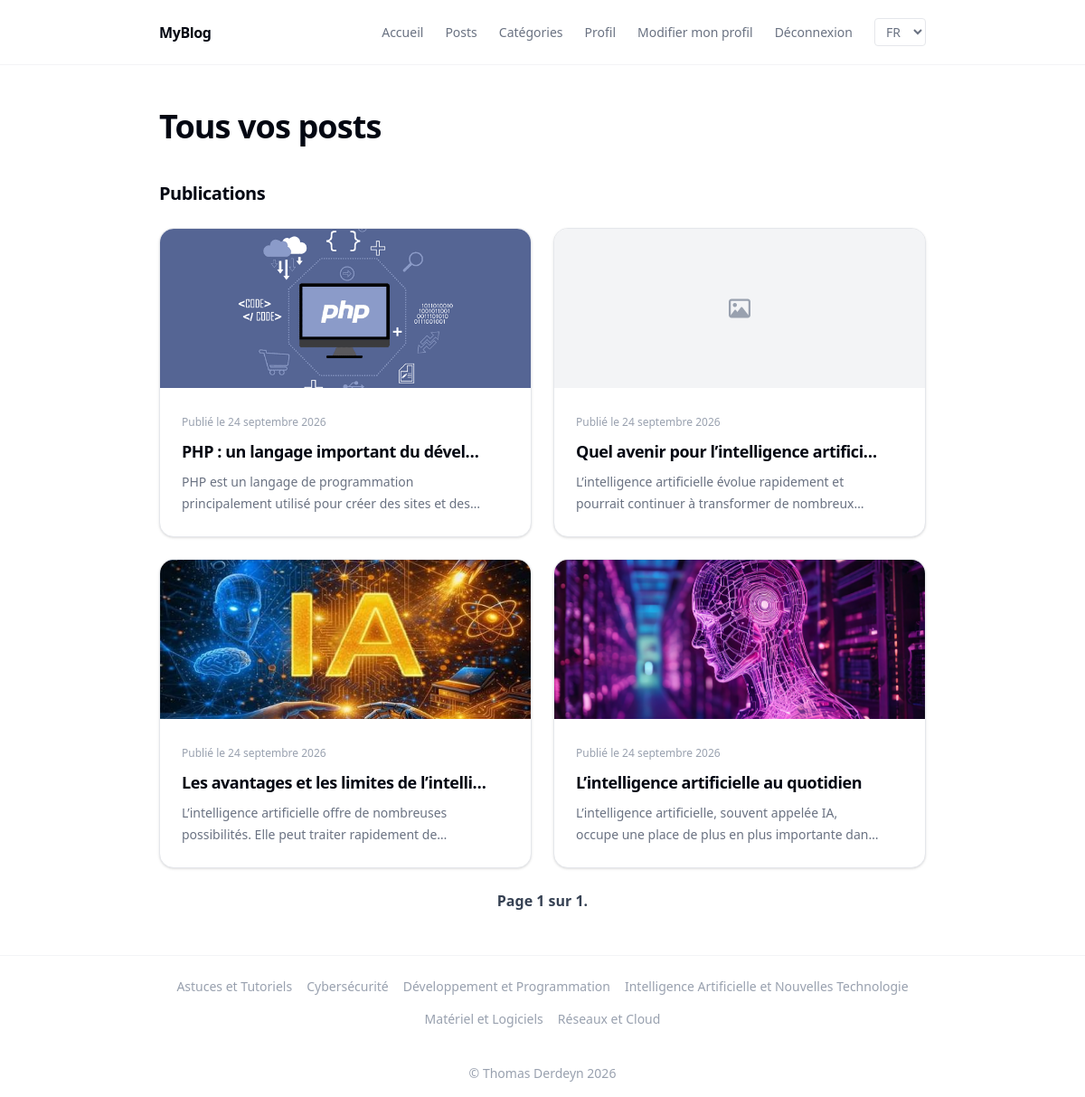
/fr/user/3/, run on the app's committed database.
### blog_app/models.py (models this page shows, shortened)
class Post(models.Model):
  title = models.CharField(max_length=500, verbose_name="titre")
  description = models.CharField(max_length=2500, verbose_name="description")
  image = models.ImageField(upload_to="images/",blank=True,null=True)
  createAt = models.DateTimeField(verbose_name="date de création", auto_now_add=True)
  creator = models.ForeignKey(User, verbose_name="Utilisateur", related_name='posts', on_delete=models.CASCADE)
  categories = models.ManyToManyField('Category', verbose_name="Catégorie", related_name='posts')
  class Meta:
    ordering = ('title','description','image','creator','createAt', )
    verbose_name = "publication"
    verbose_name_plural = "publications"

class Category(models.Model):
  name = models.CharField(max_length=100, verbose_name="Nom")
  class Meta:
    ordering = ('name', )
    verbose_name = "catégorie"
    verbose_name_plural = "catégories"

### blog_app/views/user_views.py (the view)
# urls.py: path('user/<int:id>/', views.UserView.as_view(), name="user"),
class UserView(View):
    paginate_by = 6
    def get(self, request, id):
        try:
            user = User.objects.get(id=id)
        except User.DoesNotExist:
            messages.error(request, "L'utilisateur n'existe pas")
            return redirect("index")
        posts = user.posts.all().order_by("-createAt")
        paginator = Paginator(posts, self.paginate_by)
        page_obj = paginator.get_page(request.GET.get("page"))
        context = {
            "user": user,
            "page_obj":page_obj,
        }
        return render(request, "blog_app/user/profile.html", context)

### blog_app/context_processors.py (called while the page is built)
def categories_processor(request):
  return { "all_categories": Category.objects.all() }

### blog_app/templates/blog_app/user/profile.html (shortened to what this page needs)
{% extends 'base.html' %}
{% load static i18n %}
{% block content %}
<section class="mb-10">
    <div class="flex flex-wrap items-center justify-between gap-4">
        <h1 class="text-3xl font-bold tracking-tight text-gray-950 sm:text-4xl">
            {% trans "Tous vos posts" %}
        </h1>
    </div>
</section>
<section>
    <h2 class="mb-6 text-xl font-semibold tracking-tight text-gray-950">
        {% trans "Publications" %}
    </h2>
    <div class="grid gap-6 sm:grid-cols-2">
        {% for post in page_obj %}
        <article
            class="group overflow-hidden rounded-2xl border border-gray-200 bg-white shadow-sm transition duration-300 hover:-translate-y-1 hover:shadow-lg">
            <a href="{% url 'post' pk=post.pk %}" class="flex flex-col">
                <div class="h-44 overflow-hidden bg-gray-100">
                    {% if post.image %}
                    <img src="{{ post.image.url }}" alt="{{ post.title }}"
                        class="h-full w-full object-cover transition duration-500 group-hover:scale-105">
                    {% else %}
                    <div class="flex h-full items-center justify-center text-gray-400">
                        <i class="fa-regular fa-image text-2xl"></i>
                    </div>
                    {% endif %}
                </div>
            </a>
            <div class="flex items-center justify-between gap-6 p-6">
                <div class="min-w-0 flex-1">
                    <span class="text-xs text-gray-400">
                    </span>
                    <h3
                        class="mt-2 truncate text-lg font-semibold tracking-tight text-gray-950 transition group-hover:text-gray-600">
                        {{ post.title }}
                    </h3>
                    <p class="mt-2 line-clamp-2 text-sm leading-6 text-gray-500">
                        {{ post.description }}
                    </p>
                </div>
            </div>
        </article>
        {% empty %}
        <div class="rounded-2xl border border-dashed border-gray-300 bg-white px-6 py-16 text-center">
            <i class="fa-regular fa-file-lines mb-4 text-3xl text-gray-300"></i>
            <h3 class="text-lg font-semibold text-gray-900">{% trans "Aucune publication" %}</h3>
        </div>
        {% endfor %}
    </div>
</section>
{% endblock %}

### templates/base.html (shortened to what this page needs)
{% load static i18n %}
{% get_current_language as LANGUAGE_CODE %}
{% get_available_languages as LANGUAGES %}
<!DOCTYPE html>
<html lang="{{ LANGUAGE_CODE }}">
<head>
  <link rel="stylesheet" href="https://cdnjs.cloudflare.com/ajax/libs/font-awesome/6.4.0/css/all.min.css" />
  <script src="https://cdn.jsdelivr.net/npm/@tailwindcss/browser@4"></script>
  <link rel="stylesheet" type="text/css" href="{% static 'css/styles.css' %}" />
</head>
<body class="bg-white text-gray-700 antialiased min-h-screen flex flex-col">
  <header class="border-b border-gray-100">
    <nav>
      <ul class="max-w-4xl mx-auto px-6 py-5 flex items-center justify-between">
        <a href="{% url 'index' %}" class="text-base font-semibold tracking-tight text-gray-950">
          MyBlog
        </a>
        <div class="flex items-center gap-6 text-sm font-medium text-gray-500">
          <li><a href="{% url 'index' %}" class="hover:text-gray-950 transition-colors">{% trans "Accueil" %}</a></li>
          <li><a href="{% url 'post_list' %}" class="hover:text-gray-950 transition-colors">{% trans "Posts" %}</a></li>
          <li><a href="{% url 'category_list' %}" class="hover:text-gray-950 transition-colors">{% trans "Catégories" %}</a></li>
          {% if user.is_authenticated %}
          <li><a href="{% url 'profile' %}" class="hover:text-gray-950 transition-colors">{% trans "Profil" %}</a></li>
          <li><a href="{% url 'edit_profile' %}" class="hover:text-gray-950 transition-colors">{% trans "Modifier mon profil" %}</a></li>
          <li class="nav-item">
            <form method="post" action="{% url 'logout' %}" class="space-y-5">
              <input type="submit" value="{% trans 'Déconnexion' %}" class="hover:text-gray-950 transition-colors cursor-pointer">
            </form>
          </li>
          {% else %}
          <li class="nav-item">
            <a class="nav-link" href="{% url 'login' %}">{% trans "Connexion" %}</a>
          </li>
          {% endif %}
          <li>
            <form action="{% url 'set_language' %}" method="post">
              <select name="language" onchange="this.form.submit()"
                class="border border-gray-200 rounded px-2 py-1 text-sm bg-white cursor-pointer"
                aria-label="{% trans 'Langue' %}">
                {% for code, nom in LANGUAGES %}
                <option value="{{ code }}" {% if code == LANGUAGE_CODE %}selected{% endif %}>
                  {{ code|upper }}
                </option>
                {% endfor %}
              </select>
            </form>
          </li>
        </div>
      </ul>
    </nav>
  </header>
  <main class="flex-1">
    <div class="max-w-4xl mx-auto px-6 py-12">
      {% block content %}
      {% endblock %}
      {% if page_obj %}
      <div class="flex justify-center items-center mt-6">
        <span class="flex items-center gap-4">
          <span class="font-bold text-gray-700">
          </span>
        </span>
      </div>
      {% endif %}
    </div>
  </main>
  <footer class="border-t border-gray-100">
    <div class="max-w-4xl mx-auto px-6 py-6">
      <div class="flex flex-wrap justify-center gap-4 text-sm text-gray-400">
        {% for category in all_categories %}
        <a href="{% url 'category' pk=category.pk %}" class="transition-colors duration-200 hover:text-gray-900">
          {{ category.name }}
        </a>
        {% endfor %}
      </div>
    </div>
    <div class="max-w-4xl mx-auto px-6 py-4 text-center text-sm text-gray-400">
      <p>&copy; Thomas Derdeyn 2026</p>
    </div>
  </footer>
</body>
</html>

### data on the page
Post: image (picture), title "PHP : un langage important du dével…", description "PHP est un langage de programmation principalement utilisé pour créer des sites et…"
Post: title "Quel avenir pour l’intelligence artifici…", description "L’intelligence artificielle évolue rapidement et pourrait continuer à transformer de…"
Post: image (picture), title "Les avantages et les limites de l’intelli…", description "L’intelligence artificielle offre de nombreuses possibilités. Elle peut traiter rapidement…"
Post: image (picture), title "L’intelligence artificielle au quotidien", description "L’intelligence artificielle, souvent appelée IA, occupe une place de plus en plus importante…"
Category: name "Astuces et Tutoriels"
Category: name "Cybersécurité"
Category: name "Développement et Programmation"
Category: name "Intelligence Artificielle et Nouvelles Technologie"
Category: name "Matériel et Logiciels"
Category: name "Réseaux et Cloud"

### other printed values
form field language "FR"
